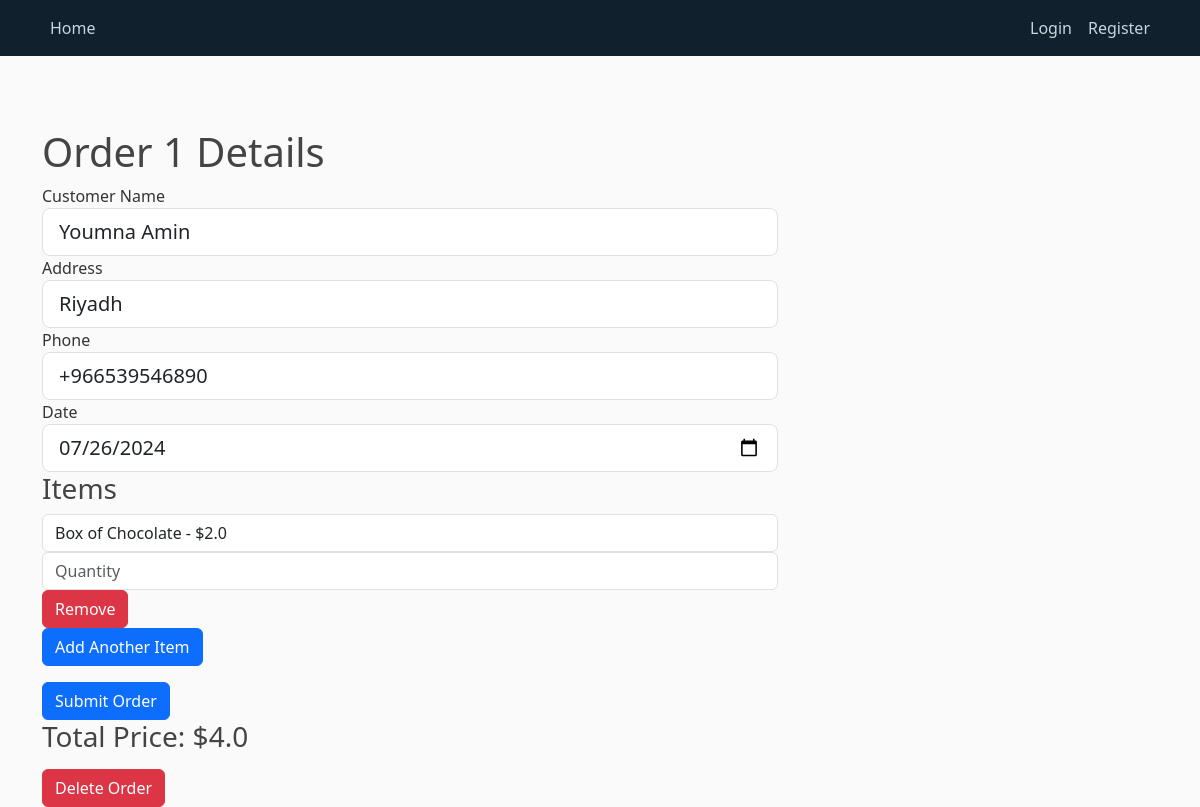
Page /orders/order/1 on the earlier database version.
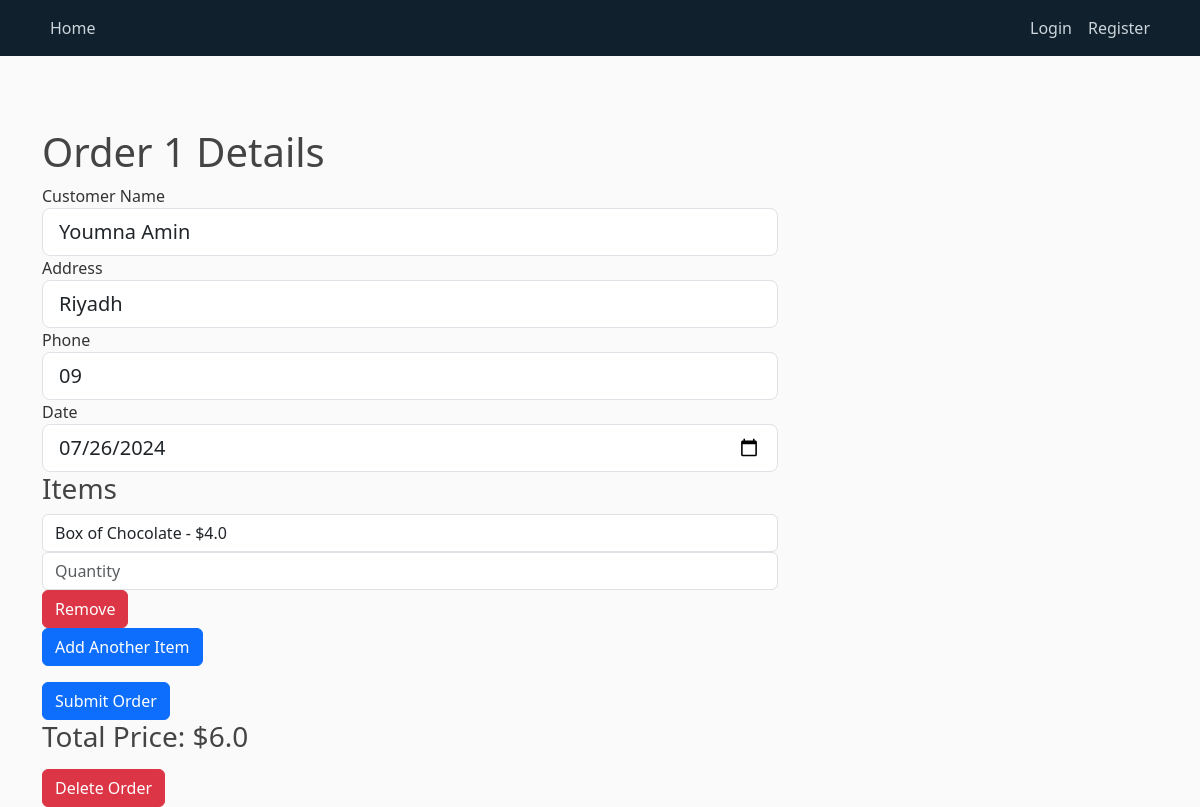
Same page on the later database version.
### app/models.py (models this page shows, shortened)
class Client(db.Model):
    id = db.Column(db.Integer, primary_key=True)
    name = db.Column(db.String(20), nullable=False)
    address = db.Column(db.String(120), nullable=False)
    phone = db.Column(db.String(15), unique=True, nullable=False)
    date_created = db.Column(db.DateTime, default=datetime.utcnow)
    orders = db.relationship('Order', backref='client', lazy=True)

### app/orders_routes.py (the view)
@orders_bp.route("/order/<int:order_id>", methods=['GET', 'POST'])
def order_details(order_id):
    order = Order.query.get_or_404(order_id)
    client = Client.query.get(order.client_id)
    menu_items = Menu.query.all()
    form = OrderForm()
    item_choices = [(item.name, f"{item.name} - ${item.price}") for item in menu_items]
    for item_form in form.items:
        item_form.item.choices = item_choices
    if form.validate_on_submit():
        OrderItem.query.filter_by(order_id=order_id).delete()
        order.date = form.date.data
        for item_form in form.items.entries:
            if item_form.item.data and item_form.quantity.data:
                menu_item = Menu.query.filter_by(name=item_form.item.data).first()
                if menu_item:
                    order_item = OrderItem(
                        order_id=order.id,
                        item=item_form.item.data,
                        quantity=item_form.quantity.data,
                        price=menu_item.price
                    )
                    db.session.add(order_item)
        existing_client = Client.query.filter_by(phone=form.phone.data).first()
        if existing_client and existing_client.id != client.id:
            flash('Phone number already exists for another client.', 'danger')
        else:
            client.name = form.customer_name.data
            client.address = form.address.data
            client.phone= form.phone.data
            db.session.commit()  # Commit all changes at once
            flash('Order has been updated!', 'success')
            return redirect(url_for('orders_bp.order_details', order_id=order.id))
    elif request.method == 'GET':
        form.date.data = order.date
        form.customer_name.data = client.name
        form.address.data = client.address
        form.phone.data = client.phone
        order_items = OrderItem.query.filter_by(order_id=order.id).all()
        form.items.entries = []  # Clear any existing entries
        for item in order_items:
            item_form = OrderItemForm()
            item_form.item.choices = item_choices
            item_form.item.data = item.item
            item_form.quantity.data = item.quantity
            form.items.append_entry(item_form)
    total_price = sum(item.price * item.quantity for item in OrderItem.query.filter_by(order_id=order.id).all())
    return render_template('order_details.html', title=f"Order {order.id}", order=order, form=form, client=client, menu_items=menu_items, total_price=total_price)

### app/form.py
class OrderForm(FlaskForm):
    customer_name = StringField('Customer Name', validators=[DataRequired()])
    address = StringField('Address')
    phone = StringField('Phone', validators=[DataRequired()])
    date = DateField('Date', format='%Y-%m-%d', validators=[DataRequired()])
    items = FieldList(FormField(OrderItemForm), min_entries=1, max_entries=10)
    submit = SubmitField('Submit Order')

class OrderItemForm(FlaskForm):
    item = SelectField('Item', validators=[DataRequired()])
    quantity = IntegerField('Quantity', validators=[DataRequired()])

### app/templates/order_details.html (shortened to what this page needs)
{% extends "layout.html" %}
{% block content %}
<h1>Order {{ order.id }} Details</h1>
<form method="POST" action="{{ url_for('orders_bp.order_details', order_id=order.id) }}">
    <div class="form-group">
        {{ form.customer_name.label(class="form-control-label") }}
        {{ form.customer_name(class="form-control form-control-lg") }}
    </div>
    <div class="form-group">
        {{ form.address.label(class="form-control-label") }}
        {{ form.address(class="form-control form-control-lg") }}
    </div>
    <div class="form-group">
        {{ form.phone.label(class="form-control-label") }}
        {{ form.phone(class="form-control form-control-lg") }}
    </div>
    <div class="form-group">
        {{ form.date.label(class="form-control-label") }}
        {{ form.date(class="form-control form-control-lg") }}
    </div>
    <h3>Items</h3>
    <div id="items-container">
        {% for item_form in form.items %}
        <div class="item-row">
            <select name="{{ item_form.item.name }}" class="form-control">
                {% for menu_item in menu_items %}
                <option value="{{ menu_item.name }}" {% if menu_item.name == item_form.item.data %}selected{% endif %}>
                    {{ menu_item.name }} - ${{ menu_item.price }}
                </option>
                {% endfor %}
            </select>
            <input type="number" name="{{ item_form.quantity.name }}" value="{{ item_form.quantity.data }}" class="form-control" placeholder="Quantity" required>
            <button type="button" class="btn btn-danger remove-item">Remove</button>
        </div>
        {% endfor %}
    </div>
    <button type="button" id="add-item" class="btn btn-primary">Add Another Item</button>
    <div class="form-group mt-3">
        {{ form.submit(class="btn btn-primary") }}
    </div>
</form>
<h3>Total Price: ${{ total_price }}</h3>
<form method="POST" action="{{ url_for('orders_bp.delete_order', order_id=order.id) }}" class="mt-3">
    <button type="submit" class="btn btn-danger">Delete Order</button>
</form>
{% endblock %}

Differences in the rows shown:
changed Client "Riyadh": phone "+966539546890" → "09"
Other differences:
form field value: "Box of Chocolate - $2.0" → "Box of Chocolate - $4.0"
{{ total_price }}: "4.0" → "6.0"
